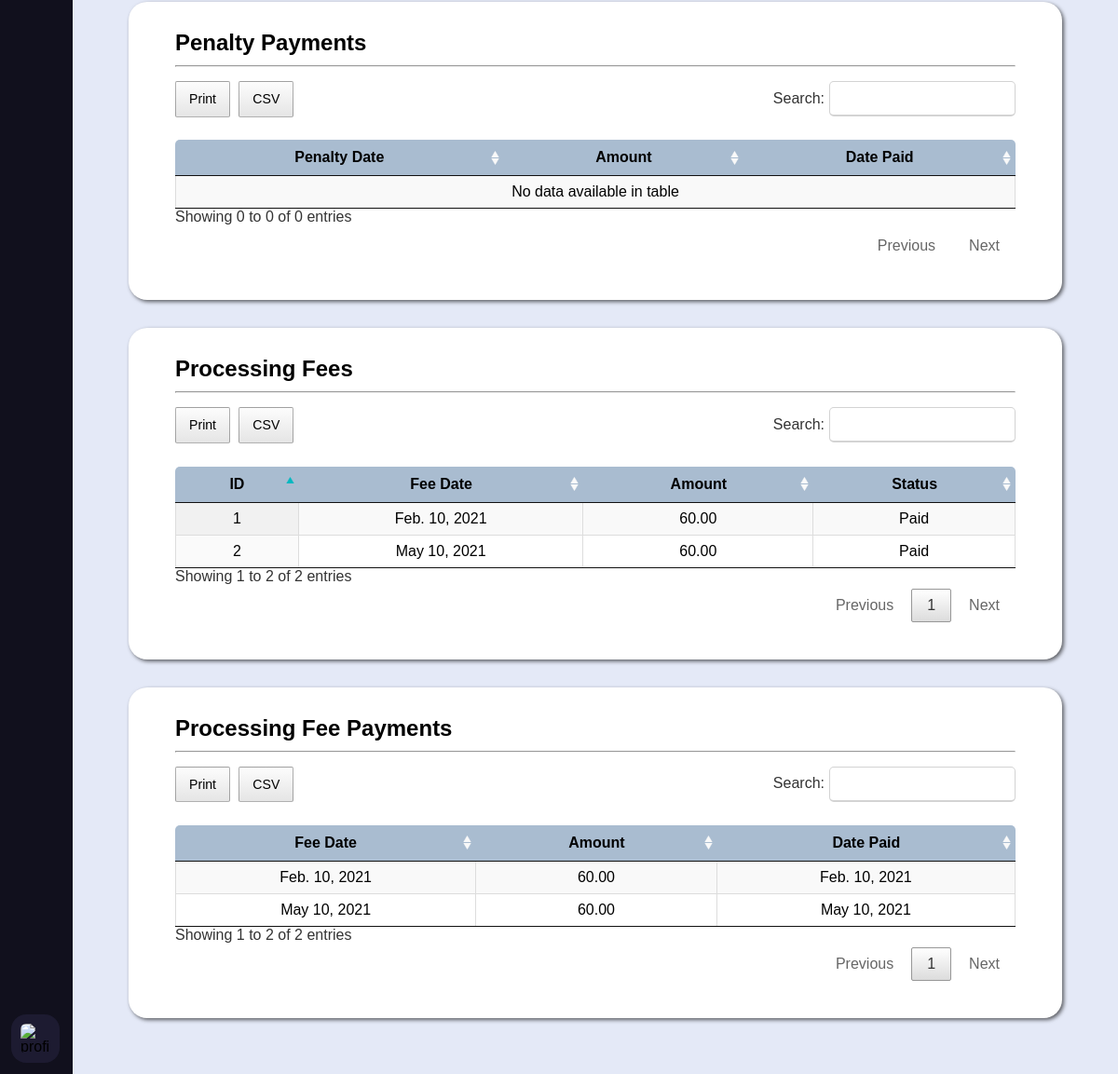
Before: /loan-details.php?id=1 (lower part) with the older database file.
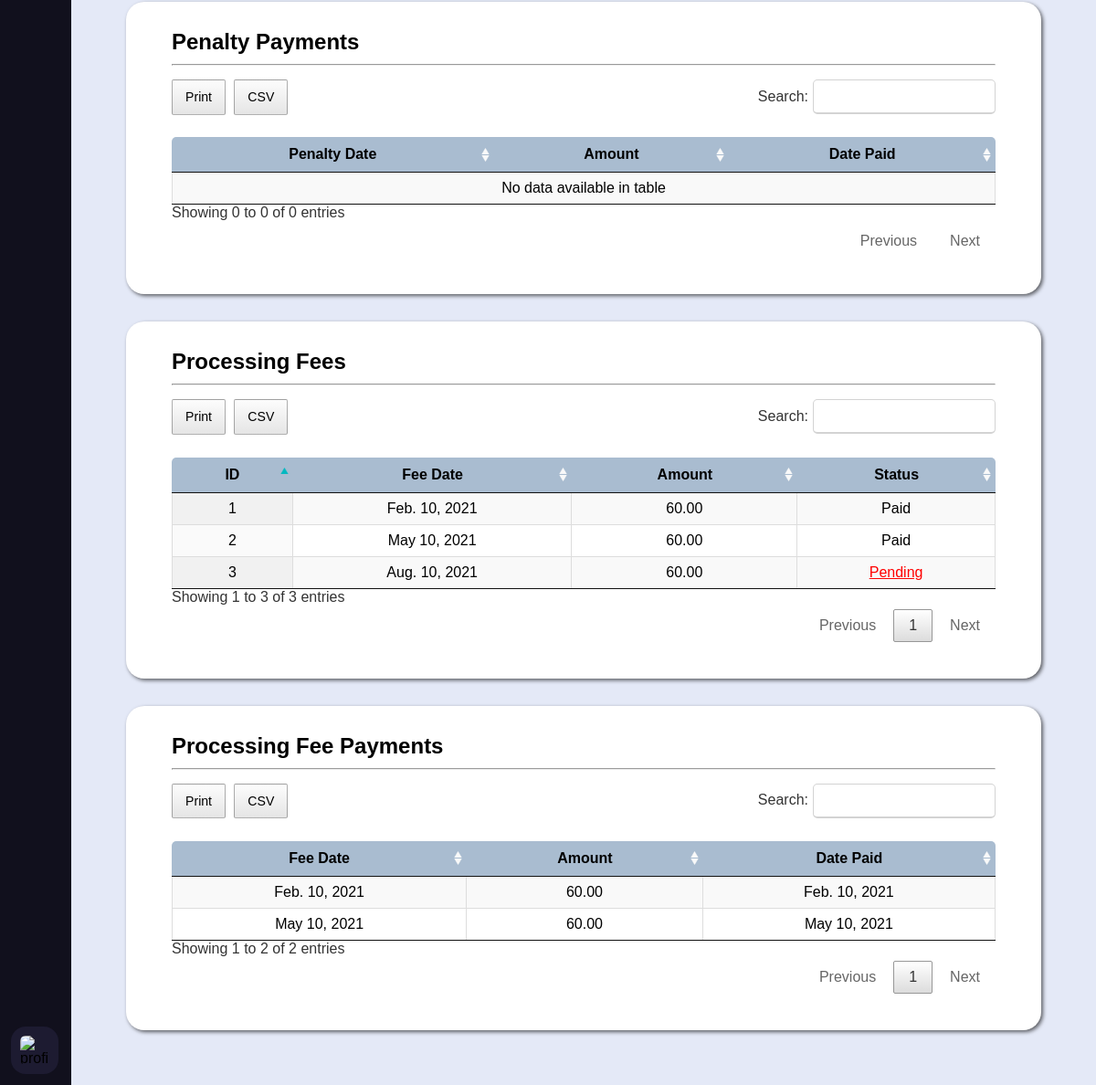
After: the same page with the newer database file.
### tables this page shows
CREATE TABLE `processing_fee` (
	`processing_fee_id` INT UNSIGNED AUTO_INCREMENT PRIMARY KEY,
	`processing_fee_date` DATE NOT NULL,
	`amount` DECIMAL(8, 2) NOT NULL,
	`status` ENUM('Paid', 'Pending') DEFAULT 'Pending' NOT NULL,
	`loan_id` INT UNSIGNED NOT NULL,

	CONSTRAINT fk_processing_fee_loan_id FOREIGN KEY (`loan_id`)
		REFERENCES `loan` (`loan_id`)
		ON UPDATE CASCADE
		ON DELETE RESTRICT
);

CREATE TABLE `processing_fee_payment` (
	`processing_fee_payment_id` INT UNSIGNED AUTO_INCREMENT PRIMARY KEY,
	`amount` DECIMAL(9, 2) NOT NULL,
	`date_time_paid` DATETIME NOT NULL DEFAULT (NOW()),
	`processing_fee_id` INT UNSIGNED NOT NULL,

	CONSTRAINT fk_processing_fee_payment_processing_fee_id FOREIGN KEY (`processing_fee_id`)
		REFERENCES `processing_fee` (`processing_fee_id`)
		ON UPDATE CASCADE
		ON DELETE RESTRICT
);

### lib/database-handler.php (called while the page is built, shortened)
<?php
class Database {
	private $host = DB_HOST;
	private $dbname = DB_NAME;
	private $charset = DB_CHARSET;
	private $user = DB_USER;
	private $password = DB_PASSWORD;
	private $dbh;
	private $stmt;
	public function __construct() {
		$dsn = "mysql:host=".$this->host.";charset=".$this->charset.";dbname=".$this->dbname;
		$options = array (
			PDO::ATTR_PERSISTENT => true,
			PDO::ATTR_ERRMODE => PDO::ERRMODE_EXCEPTION,
			PDO::ATTR_ORACLE_NULLS => PDO::NULL_NATURAL
		);
		try {
			$this->dbh = new PDO($dsn, $this->user, $this->password, $options);
		}
		catch (PDOException $e) {
			$this->error = $e->getMessage()." in ".$e->getFile()." on line ".$e->getLine();
			$this->terminate();
		}
	}
	public function query($query) {
		$this->stmt = $this->dbh->prepare($query);
	}
	public function bind($param, $value, $type = null) {
		if (is_null($type)) {
			switch (true) {
				default:
					$type = PDO::PARAM_STR;
			}
		}
		$this->stmt->bindValue($param, $value, $type);
	}
	public function execute($message = "", $redirect = "") {
		try {
			return $this->stmt->execute();
		}
		catch (PDOException $e) {
			$this->logFile = "../src/log.txt";
			$this->error = $e->getMessage()." in ".$e->getFile()." on line ".$e->getLine();
			$this->logError();
		}
		finally {
			if ($redirect !== "") {
				$this->confirmQuery($message, $redirect);
			}
		}
	}
	public function resultSet() {
		$this->execute();
		return $this->stmt->fetchAll(PDO::FETCH_OBJ);
	}
	public function resultColumn() {
		$this->execute();
		return $this->stmt->fetchColumn();
	}
}

### models/Transaction.php (called while the page is built, shortened)
<?php
class Transaction {
	private $db;
	public function __construct() {
		$this->db = new Database();
	}
	public function getLoan($id) {
		$this->db->query("SELECT * FROM `loan` WHERE `loan_id` = ?");
		$this->db->bind(1, $id);
		return $this->db->resultRecord();
	}
	public function getPrincipalPayments($id) {
		$this->db->query("SELECT * FROM `principal_payment` WHERE `loan_id` = ?");
		$this->db->bind(1, $id);
		return $this->db->resultSet();
	}
	public function getPrincipalBalance($id) {
		$this->db->query("CALL get_principal_balance(?, @balance)");
		$this->db->bind(1, $id);
		$this->db->execute();
		$this->db->query("SELECT @balance");
		return $this->db->resultColumn();
	}
	public function getInterests($id) {
		$this->db->query("SELECT * FROM `interest` WHERE `loan_id` = ?");
		$this->db->bind(1, $id);
		return $this->db->resultSet();
	}
	public function getInterestBalance($interest_id) {
		$this->db->query("CALL get_interest_balance(?, @balance)");
		$this->db->bind(1, $interest_id);
		$this->db->execute();
		$this->db->query("SELECT @balance");
		return $this->db->resultColumn();
	}
	public function getInterestPayments($id) {
		$this->db->query("SELECT `interest_date`, `interest_payment`.`amount`, `date_time_paid` FROM `interest_payment` INNER JOIN `interest` USING (`interest_id`) WHERE `loan_id` = ?");
		$this->db->bind(1, $id);
		return $this->db->resultSet();
	}
	public function getPenalties($id) {
		$this->db->query("SELECT `penalty_id`, `penalty_date`, `interest_date`, `penalty`.`amount`, `penalty`.`status` FROM `penalty` INNER JOIN `interest` USING (`interest_id`) WHERE `penalty`.`loan_id` = ?");
		$this->db->bind(1, $id);
		return $this->db->resultSet();
	}
	public function getPenaltyBalance($penalty_id) {
		$this->db->query("CALL get_penalty_balance(?, @balance)");
		$this->db->bind(1, $penalty_id);
		$this->db->execute();
		$this->db->query("SELECT @balance");
		return $this->db->resultColumn();
	}
	public function getPenaltyPayments($id) {
		$this->db->query("SELECT `penalty_date`, `penalty_payment`.`amount`, `date_time_paid` FROM `penalty_payment` INNER JOIN `penalty` USING (`penalty_id`) WHERE `loan_id` = ?");
		$this->db->bind(1, $id);
		return $this->db->resultSet();
	}
	public function getProcessingFees($id) {
		$this->db->query("SELECT * FROM `processing_fee` WHERE `loan_id` = ?");
		$this->db->bind(1, $id);
		return $this->db->resultSet();
	}
	public function getProcessingFeeBalance($processing_fee_id) {
		$this->db->query("CALL get_processing_fee_balance(?, @balance)");
		$this->db->bind(1, $processing_fee_id);
		$this->db->execute();
		$this->db->query("SELECT @balance");
		return $this->db->resultColumn();
	}
	public function getProcessingFeePayments($id) {
		$this->db->query("SELECT `processing_fee_date`, `processing_fee_payment`.`amount`, `date_time_paid` FROM `processing_fee_payment` INNER JOIN `processing_fee` USING (`processing_fee_id`) WHERE `loan_id` = ?");
		$this->db->bind(1, $id);
		return $this->db->resultSet();
	}
}

### lib/conversion-util.php (called while the page is built, shortened)
<?php
class Converter {
	public function shortToLongDate($date) {
		$time_stamp = strtotime($date);
		$format = "M. j, Y";
		$formatted_date = date($format, $time_stamp);
		if (strpos($formatted_date, "May") !== false)
			$formatted_date = str_replace(".", "", $formatted_date);
		else if (strpos($formatted_date, "Jun") !== false)
			$formatted_date = str_replace(".", "e", $formatted_date);
		else if (strpos($formatted_date, "Jul") !== false)
			$formatted_date = str_replace(".", "y", $formatted_date);
		return $formatted_date;
	}
}

### loan-details.php (the view, shortened to what this page needs)
<?php
	if (isset($_GET["id"]))
		$id = $_GET["id"];
	else {
		echo "<script>alert('Sorry, something went wrong!');</script>";
		echo "<script>window.location.replace('transactions.php');</script>";
	}
	require_once "lib/database-handler.php";
	require_once "lib/conversion-util.php";
	require_once "models/Transaction.php";
	$converter = new Converter();
	$transaction = new Transaction();
	$processing_fees = $transaction->getProcessingFees($id);
	$processing_fee_payments = $transaction->getProcessingFeePayments($id);
?>
<!DOCTYPE html>
<html lang="en">
<head>
	<link rel="stylesheet" type="text/css" href="css/all.min.css" />
	<link rel="stylesheet" type="text/css" href="css/datatables.min.css" />
	<link rel="stylesheet" type="text/css" href="css/tingle.min.css" />
	<link rel="stylesheet" type="text/css" href="css/style.css" />
	<link rel="stylesheet" type="text/css" href="css/vertical-nav-bar.css" />
	<link rel="stylesheet" type="text/css" href="css/tables.css" />
	<link rel="stylesheet" type="text/css" href="css/forms.css" />
	<link rel="stylesheet" type="text/css" href="css/loan-details.css" />
	<link rel="stylesheet" type="text/css" href="css/media-queries.css" />
</head>
<body>
	<main>
		<section id="penalty-payments">
			<h3>Penalty Payments</h3>
			<hr />
			<table id="penalty-payments-tbl" class="display cell-border" width="100%">
				<thead>
					<tr>
						<th>Penalty Date</th>
						<th>Amount</th>
						<th>Date Paid</th>
					</tr>
				</thead>
				<tbody>
				</tbody>
			</table>
		</section>
		<section id="processing-fees">
			<h3>Processing Fees</h3>
			<hr />
			<table id="processing-fees-tbl" class="display cell-border" width="100%">
				<thead>
					<tr>
						<th>ID</th>
						<th>Fee Date</th>
						<th>Amount</th>
						<th>Status</th>
					</tr>
				</thead>
				<tbody>
					<?php foreach ($processing_fees as $pf): ?>
					<tr>
						<td><?php echo $pf->processing_fee_id; ?></td>
						<td><?php echo $converter->shortToLongDate($pf->processing_fee_date); ?></td>
						<td><?php echo number_format($pf->amount, 2, ".", ","); ?></td>
						<?php if ($pf->status == "Paid"): ?>
						<td><?php echo $pf->status; ?></td>
						<?php else: ?>
						<td>
							<a
								href="#"
								data-loan-id="<?php echo $id; ?>"
								data-processing-fee-id="<?php echo $pf->processing_fee_id; ?>"
								data-processing-fee-balance=
									"<?php echo $transaction->getProcessingFeeBalance($pf->processing_fee_id); ?>"
								>
								<?php echo $pf->status; ?>
							</a>
						</td>
						<?php endif; ?>
					</tr>
					<?php endforeach; ?>
				</tbody>
			</table>
		</section>
		<section id="processing-fee-payments">
			<h3>Processing Fee Payments</h3>
			<hr />
			<table id="processing-fee-payments-tbl" class="display cell-border" width="100%">
				<thead>
					<tr>
						<th>Fee Date</th>
						<th>Amount</th>
						<th>Date Paid</th>
					</tr>
				</thead>
				<tbody>
					<?php foreach ($processing_fee_payments as $pfp): ?>
					<tr>
						<td><?php echo $converter->shortToLongDate($pfp->processing_fee_date); ?></td>
						<td><?php echo number_format($pfp->amount, 2, ".", ","); ?></td>
						<td><?php echo $converter->shortToLongDate($pfp->date_time_paid); ?></td>
					</tr>
					<?php endforeach; ?>
				</tbody>
			</table>
		</section>
	</main>
</body>
</html>

### css/style.css (style rules this page uses)
:root { --athens-gray: #e8e9eb; --azureish-white: #dae8f5; --botticelli: #d4e1ee; --blue-chill: #0d8b90; --cyan: #03b8c0; --dark-purple: #1d1b31; --eden: #0d3b4c; --light-steel-blue: #a9bcd0; --link-water: #e4e9f7; --roman-silver: #787e87; --silver-sand: #c5c6c8; --xiketic: #11101d; }
* { box-sizing: border-box; font-family: "Poppins", sans-serif; margin: 0; padding: 0; }
html, body { height: 100%; }
main { background: var(--link-water); left: 280px; min-height: 100vh; position: relative; transition: all 0.5s ease; width: calc(100% - 280px); padding-bottom: 30px; }
h3 { font-size: 24px; margin: 10px 0; }
section { margin: 30px 60px; padding: 20px 50px 40px 50px; box-shadow: 2px 2px 4px rgba(0, 0, 0, 0.6); background-color: #fff; border-radius: 20px; }
hr { margin-bottom: 15px; }

### css/vertical-nav-bar.css (style rules this page uses)
nav { background: var(--xiketic); height: 100%; left: 0; position: fixed; top: 0; transition: all 0.5s ease; width: 280px; z-index: 100; }
nav.closed { width: 78px; }
nav .nav-links { height: 100%; overflow: auto; padding: 30px 0 150px 0; }
nav.closed .nav-links { overflow: visible; }
nav .nav-links li { list-style: none; position: relative; transition: all 0.4s ease; }
nav .profile-details { align-items: center; background: var(--dark-purple); bottom: 0; display: flex; justify-content: flex-start; padding: 12px 0; position: fixed; transition: all 0.5s ease; width: 280px; }
nav.closed .profile-details { background: none; }
nav.closed .profile-details { width: 78px; }
nav .profile-details .profile-content { align-items: center; display: flex; }
nav .profile-details img { background: var(--dark-purple); border-radius: 16px; height: 52px; margin: 0 14px 0 12px; object-fit: cover; transition: all 0.5s ease; width: 52px; }
nav.closed .profile-details img { padding: 10px; }
nav.closed ~ main { left: 78px; width: calc(100% - 78px); }

### css/tables.css (style rules this page uses)
table { padding-top: 20px; text-align: center; }
table thead th { font-family: "Poppins Regular", sans-serif; background-color: var(--light-steel-blue); }
table thead th:first-child { border-radius: 5px 0 0 0; }
table thead th:last-child { border-radius: 0 5px 0 0; }

### css/loan-details.css (style rules this page uses)
table td a { color: red; }

Changed rows visible on the page:
added processing_fee: processing_fee_id "3", processing_fee_date "Aug. 10, 2021", amount "60.00", status "Pending"
Other visible differences:
text written by a page script: "Print CSV Search: Showing 1 to 2 of 2 entries Previous 1 Next" → "Print CSV Search: Showing 1 to 3 of 3 entries Previous 1 Next"
